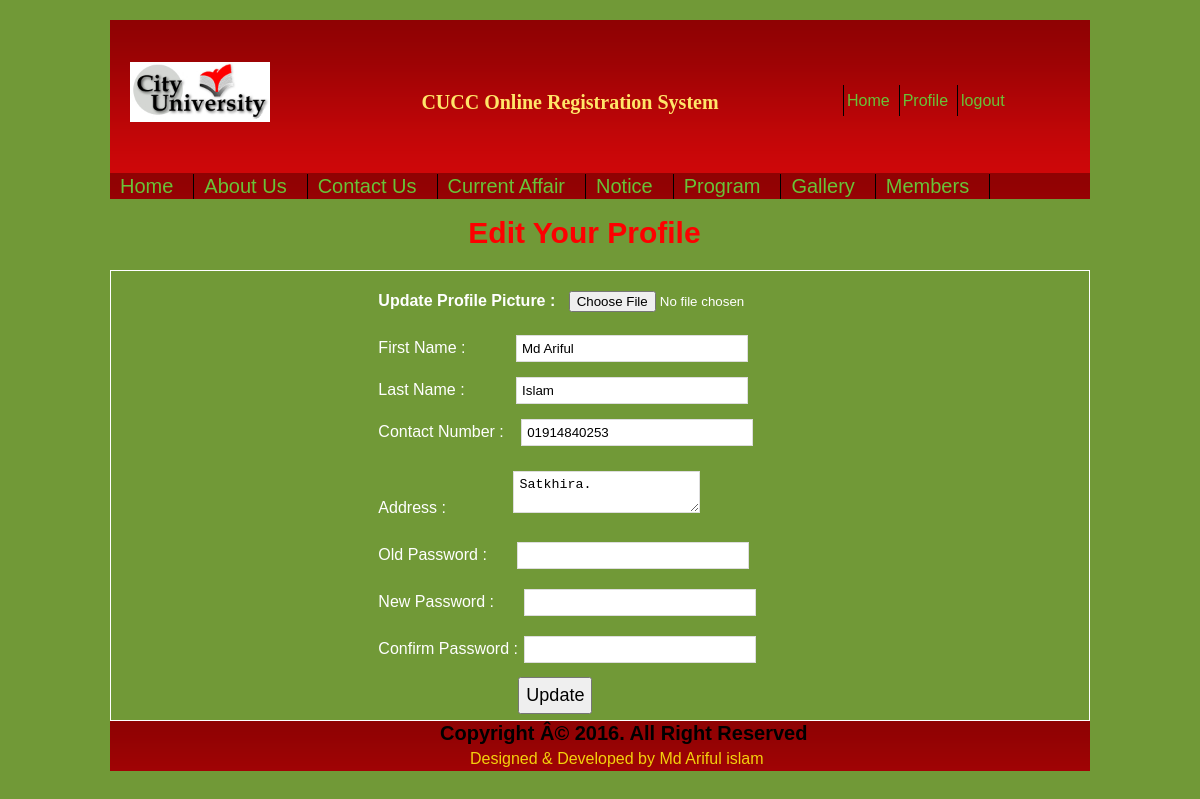
/member/profile-update.php (signed in), run on the app's committed database.
### tables this page shows
CREATE TABLE IF NOT EXISTS `member_list` (
  `member_id` int(11) NOT NULL,
  `member_pic` varchar(255) NOT NULL,
  `firstname` varchar(255) NOT NULL,
  `lastname` varchar(255) NOT NULL,
  `username` varchar(255) NOT NULL,
  `user_type` varchar(255) NOT NULL,
  `dept_id` varchar(255) NOT NULL,
  `dept_name` varchar(255) NOT NULL,
  `sex` varchar(255) NOT NULL,
  `contact_num` varchar(255) NOT NULL,
  `address` text NOT NULL,
  `birthday` varchar(255) NOT NULL,
  `email` varchar(255) NOT NULL,
  `password` varchar(255) NOT NULL,
  `regi_date` varchar(255) NOT NULL
);

CREATE TABLE IF NOT EXISTS `tbl_footer` (
  `id` int(11) NOT NULL,
  `description` text NOT NULL
);

### member/profile-update.php (the view, shortened to what this page needs)
<?php
if(isset($_SESSION['username']))
{
	$username=$_SESSION['username'];
}
include("../config.php");
?>
<!DOCTYPE html>
<html>
	<head>
		<link  rel="stylesheet" type="text/css" href="css/style.css" />
		<link href="slider/ninja-slider.css" rel="stylesheet" type="text/css" />
	</head>
	<body>
		<header>
			<div class="header_part">
				<div class="logo">
					<img src="images/citylogo.png" alt="logo">
				</div>
				<div class="welcome">
					<h2>CUCC Online Registration System</h2>
				</div>
				<div class="top_menubar">
					<div class="menubar">
						<ul>
							<li><a href="index.php">Home</a></li>
							<li><a href="profile.php">Profile</a></li>
							<li><a href="logout.php">logout</a></li>
						</ul>
					</div>
				</div>
                 <div class="menu">
						<ul>
							<li><a href="index.php">Home</a></li>
							<li><a href="about_us.php">About Us</a></li>
							<li><a href="contact_us.php">Contact Us</a></li>
							<li><a href="">Current Affair</a></li>
							<li><a href="">Notice</a></li>
							<li><a href="">Program</a></li>
							<li><a href="">Gallery</a></li>
							<li><a href="members.php">Members</a></li>
						</ul>
					</div>
			</div>
		</header>
	<div id="site_content">
		<div class="main2">
			<div class="main_registraion">
				<div class="login error success">
					<h2>&nbsp; &nbsp; &nbsp; &nbsp;Edit Your Profile</h2>
					<br>
				</div>
				<div class="registration_box fix">
				<form action="" method="post" enctype="multipart/form-data">
				<?php
					$statement = $db->prepare("SELECT * FROM member_list WHERE username=? ");
					$statement->execute(array($username));
					$result = $statement->fetchAll(PDO::FETCH_ASSOC);
				foreach($result as $row)
				{
					$firstname = $row['firstname'];
					$lastname = $row['lastname'];
					$contact_num = $row['contact_num'];
					$address = $row['address'];
				}
				?>
				<table>
					<tr>
						<td class="profile_image"><strong>Update Profile Picture :&nbsp;&nbsp;&nbsp;</strong><input type="file" name="member_pic" ></td>
					</tr>
				<tr class="f_name">
					<td><p>First Name :   <input type="text" name="firstname"  value="<?php echo $firstname;?>"></p></td>
				</tr>
				<tr class="l_name">
					<td>Last Name :   <input type="text"name="lastname"  value="<?php echo $lastname;?>"></td>
				</tr>
				<tr class="contact">
					<td>Contact Number :   <input type="text" name="contact_num"  value="<?php echo $contact_num;?>"></td>
				</tr>
				<tr class="address">
					<td>Address :   <textarea name="address" ><?php echo $address;?></textarea></td>
				</tr>
							<tr class="confirm_pass1">
								<td>Old Password :   <input type="password" name="old"   value="" ></td>
							</tr>
							<tr class="confirm_pass2">
								<td>New Password :   <input type="password" name="new1"   value="" ></td>
							</tr>
							<tr class="confirm_pass">
								<td>Confirm Password :   <input type="password" name="new2"></td>
							</tr>
						<tr class="update_profile"><td><input type="submit" name="update_profile" value="Update"></input></td></tr>
				</table>
			</form>
				</div>
			</div>
		</div>
	</div>
		<footer>
			<div class="footer_part">
						<?php
						include('config.php');
			$statement = $db->prepare("SELECT * FROM tbl_footer");
						$statement->execute();
						$result = $statement->fetchAll(PDO::FETCH_ASSOC);
						foreach($result as $row)
						{
							?>
				<div class="footer_text">
					<div class="footer_text1"><h2><?php echo $row['description'];?></h2></div>
					<div class="footer_text2"><a href="https://www.facebook.com/pages/Md-Ariful-Islam-Arif/"><p>Designed & Developed by Md Ariful islam</p></a></div>
				</div>
															<?php
						}
			?>
			</div>
		</footer>
	</body>
</html>

### member/css/style.css (style rules this page uses)
* { margin:0px; padding:0px; }
body { font-family:'Time New Roman','arial'; font-size:16px; line-height:25px; display:block; background-color:#719937; }
header { width:980px; margin:0 auto; height:auto; background:url(../images/header1.png);margin-top:20px; }
.header_part { width:980px;margin:0 auto; overflow:hidden; }
.logo { width:160px;float:left; }
.logo img { height:60px; margin-top:42px;margin-left:20px; }
.welcome { width:500px;float:left; margin-top:50px; }
.welcome h2 { margin-top:20px;margin-left:100px;text-align:center; color:#FFE669;font-family:'InactiveCaption'; }
.top_menubar { width:320px; float:left; }
.menubar { width:250px; float:left; margin-left:50px; padding:20px; }
.menubar ul { list-style:none; }
.menubar ul li { float:left;padding:3px; margin:3px;margin-top:45px;border-left:1px solid;#8DD241; }
.menubar ul li a { color:#69C238; text-decoration:none; }
.menu ul { list-style:none; }
.menu ul li { float:left;font-size:20px;padding-right:20px;margin-top:35px;border-right:1px solid;#FFFFFF; }
.menu ul li a { color:#69C238; text-decoration:none;margin-left:10px; }
h2 { font-size:20px; }
footer { width:980px;margin:0 auto; height:auto; background:url(../images/header1.png);margin-bottom:20px; }
.footer_part { width:980px;margin:0 auto; overflow:hidden; }
.footer_text { margin-left:330px; }
.footer_text2 { color:#F3D00D;margin-left:30px;text-decoration:none; }
.footer_text2 a { color:#F3D00D;text-decoration:none; }
.main_registraion { width:980px; height:auto; margin:0 auto; margin-top:0px; display:block; overflow:hidden; color:#FFFFFF; }
.login h2 { color:#FD0000; margin-left:300px;margin-top:20px; font-size:30px; }
.registration_box { padding-top:5px;text-align:left;text-align:justify;line-height:40px;border-top:1px solid;#FFFFFF; border-bottom:1px solid;#FFFFFF; border-right:1px solid;#FFFFFF;border-left:1px solid;#FFFFFF; }
table { margin:0px auto; line-height:45px; }
.profile_image input[type=file] { height:30px; }
.f_name input[type=text] { min-width:220px;padding:5px;border:1px solid #ddd;margin-left:46px }
.l_name { line-height:35px; }
.l_name input[type=text] { min-width:220px;padding:5px;border:1px solid #ddd;margin-left:47px }
.contact input[type=text] { min-width:220px;padding:5px;border:1px solid #ddd;margin-left:13px }
.address textarea { padding:5px;border:1px solid #ddd; margin-left:63px; margin-top:15px; }
.confirm_pass input[type=password] { min-width:220px;padding:5px;border:1px solid #ddd;margin-left:2px }
.confirm_pass1 input[type=password] { min-width:220px;padding:5px;border:1px solid #ddd;margin-left:26px }
.confirm_pass2 input[type=password] { min-width:220px;padding:5px;border:1px solid #ddd;margin-left:26px }
.update_profile input { padding:6px; font-size:18px; margin-left:140px; }
.main2 { width:980px; height:auto; margin:0px auto; margin-top:1px; display:block; }
.error { color: red; font-weight: bold; }
.success { color: green; font-weight: bold; }

### data on the page
member_list: firstname "Md Ariful", lastname "Islam", contact_num "01914840253", address "Satkhira."
tbl_footer: description "Copyright Â© 2016. All Right Reserved"
